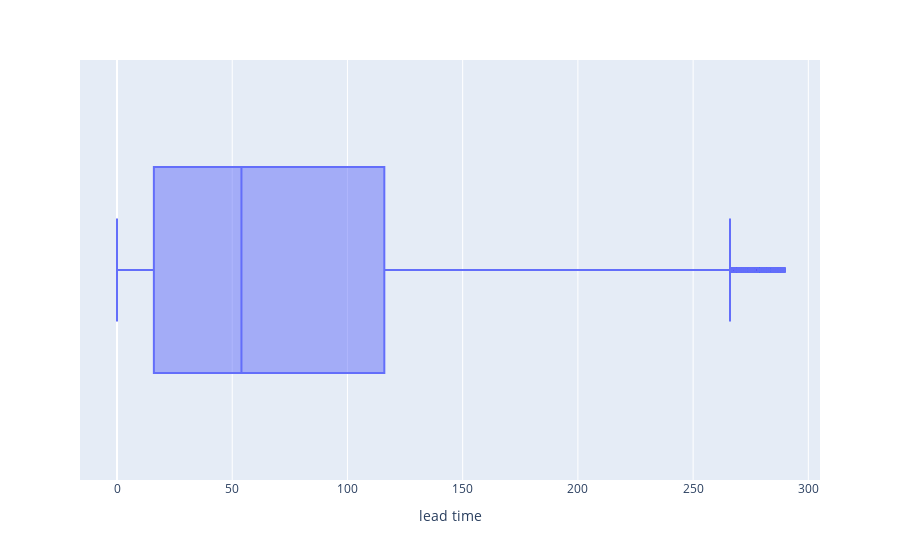

This figure's notebook cell:
### Code cell
fig = px.box(new_df,x='lead time')
fig.show()

### Figure 1 — Plotly figure (JSON) as saved in the notebook; plotly's stock layout.template omitted (floating-point values rounded to 4 significant figures; data arrays with more than 128 entries replaced by an {"elided": "..."} marker saying what was removed)
{"data": [{"alignmentgroup": "True", "hovertemplate": "lead time=%{x}<extra></extra>", "legendgroup": "", "marker": {"color": "#636efa"}, "name": "", "notched": false, "offsetgroup": "", "orientation": "h", "showlegend": false, "type": "box", "x": {"elided": "34953 int values"}, "x0": " ", "xaxis": "x", "y0": " ", "yaxis": "y"}], "layout": {"boxmode": "group", "legend": {"tracegroupgap": 0}, "margin": {"t": 60}, "xaxis": {"anchor": "y", "domain": [0, 1], "title": {"text": "lead time"}}, "yaxis": {"anchor": "x", "domain": [0, 1]}}}
